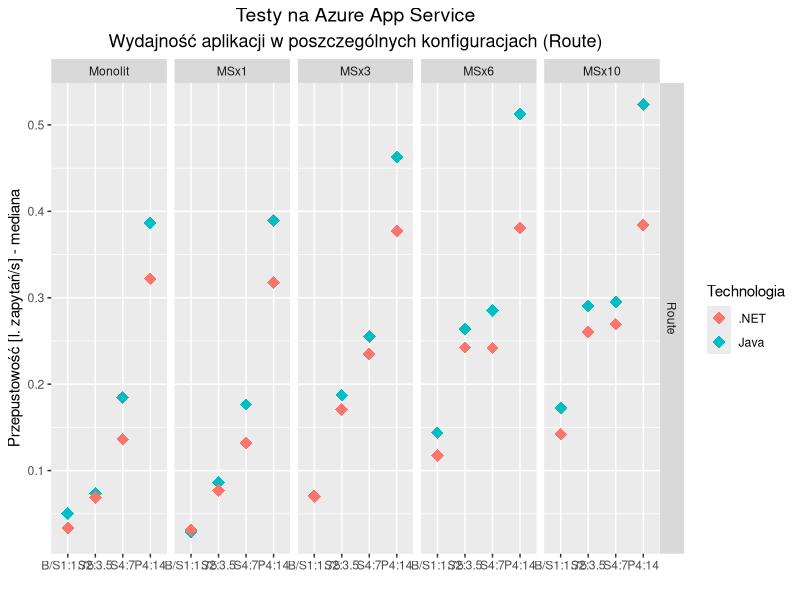
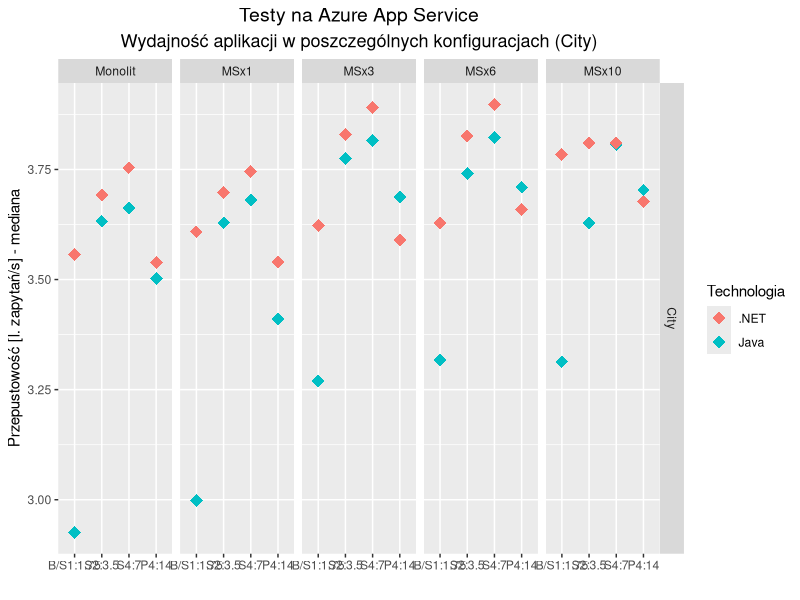

These figures' R source, in order:
# Horizontal scaling route
Sys.setlocale(category = "LC_ALL", locale = "Polish")
routeRank = read.csv('Ranking.csv')
library(ggplot2)

routeRank$Spec = factor(routeRank$Spec,levels=unique(routeRank$Spec))
routeRank$SpecGroup = factor(routeRank$SpecGroup,levels=unique(routeRank$SpecGroup))
p = ggplot(subset(routeRank, Typ %in% c('Route') & Spec %in% c('Monolit', 'MSx1', 'MSx3', 'MSx6', 'MSx10')), aes(y=throughput, x=SpecGroup)) 
p=p+ylab('Przepustowość [l. zapytań/s] - mediana')+xlab('')
p=p + geom_point(size=4, shape=18, aes(color=Technologia)) 
p=p+ facet_grid(Typ~Spec, scales = "free", space="free_x")
p=p+labs(title='Testy na Azure App Service',
         subtitle='Wydajność aplikacji w poszczególnych konfiguracjach (Route)')
p=p+theme(plot.title = element_text(hjust = 0.5, size=14), 
          plot.subtitle = element_text(hjust = 0.5, size = 13))
p=p+scale_shape_manual(values=c(16))
print(p)

# Horizontal scaling city
Sys.setlocale(category = "LC_ALL", locale = "Polish")
cityRank = read.csv('Ranking.csv')
library(ggplot2)

cityRank$Spec = factor(cityRank$Spec,levels=unique(cityRank$Spec))
cityRank$SpecGroup = factor(cityRank$SpecGroup,levels=unique(cityRank$SpecGroup))
p = ggplot(subset(cityRank, Typ %in% c('City') & Spec %in% c('Monolit', 'MSx1', 'MSx3', 'MSx6', 'MSx10')), aes(y=throughput, x=SpecGroup)) 
p=p+ylab('Przepustowość [l. zapytań/s] - mediana')+xlab('')
p=p + geom_point(size=4, shape=18, aes(color=Technologia)) 
p=p+ facet_grid(Typ~Spec, scales = "free", space="free_x")
p=p+labs(title='Testy na Azure App Service',
         subtitle='Wydajność aplikacji w poszczególnych konfiguracjach (City)')
p=p+theme(plot.title = element_text(hjust = 0.5, size=14), 
          plot.subtitle = element_text(hjust = 0.5, size = 13))
p=p+scale_shape_manual(values=c(16))
print(p)